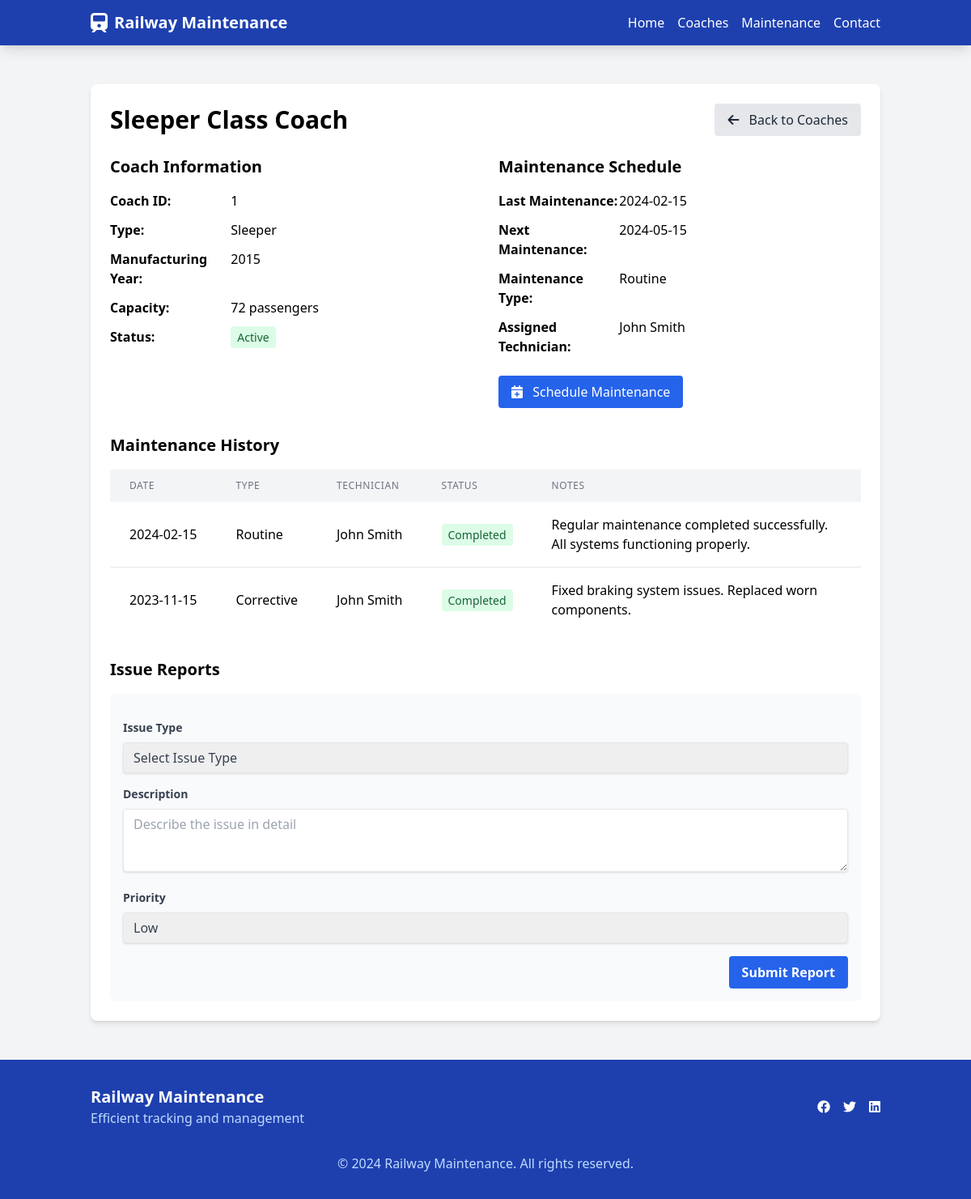
Before: /coach_details.php?id=1 with the older database file.
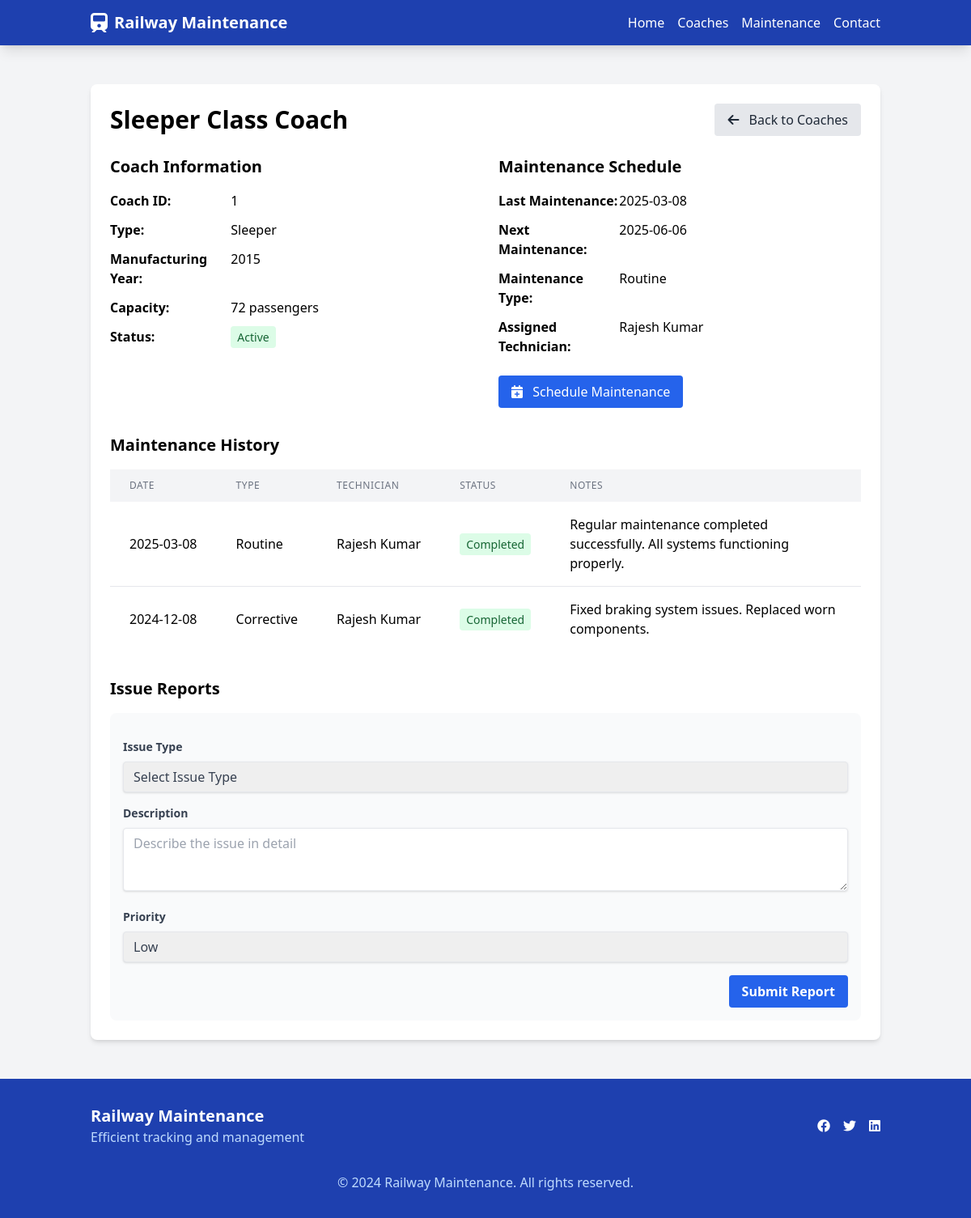
After: the same page with the newer database file.
### tables this page shows
CREATE TABLE IF NOT EXISTS coaches (
    id INT AUTO_INCREMENT PRIMARY KEY,
    name VARCHAR(100) NOT NULL,
    type VARCHAR(50) NOT NULL,
    manufacturing_year INT NOT NULL,
    capacity INT NOT NULL,
    status ENUM('Active', 'Maintenance', 'Retired') NOT NULL DEFAULT 'Active',
    last_maintenance DATE,
    next_maintenance DATE,
    maintenance_type VARCHAR(50),
    assigned_technician VARCHAR(100),
    created_at TIMESTAMP DEFAULT CURRENT_TIMESTAMP,
    updated_at TIMESTAMP DEFAULT CURRENT_TIMESTAMP ON UPDATE CURRENT_TIMESTAMP
);

CREATE TABLE IF NOT EXISTS maintenance_history (
    id INT AUTO_INCREMENT PRIMARY KEY,
    coach_id INT NOT NULL,
    maintenance_date DATE NOT NULL,
    maintenance_type VARCHAR(50) NOT NULL,
    technician VARCHAR(100) NOT NULL,
    status ENUM('Completed', 'Incomplete') NOT NULL,
    notes TEXT,
    created_at TIMESTAMP DEFAULT CURRENT_TIMESTAMP,
    FOREIGN KEY (coach_id) REFERENCES coaches(id) ON DELETE CASCADE
);

### coach_details.php (the view, shortened to what this page needs)
<?php
require_once "config.php";
$coach_id = isset($_GET['id']) ? intval($_GET['id']) : 0;
$coach_data = null;
if ($coach_id > 0) {
    $sql = "SELECT * FROM coaches WHERE id = ?";
    if ($stmt = mysqli_prepare($conn, $sql)) {
        mysqli_stmt_bind_param($stmt, "i", $coach_id);
        if (mysqli_stmt_execute($stmt)) {
            $result = mysqli_stmt_get_result($stmt);
            if (mysqli_num_rows($result) > 0) {
                $coach_data = mysqli_fetch_assoc($result);
            }
        }
    }
}
$maintenance_history = [];
$sql = "SELECT * FROM maintenance_history WHERE coach_id = ? ORDER BY maintenance_date DESC LIMIT 5";
if ($stmt = mysqli_prepare($conn, $sql)) {
    mysqli_stmt_bind_param($stmt, "i", $coach_id);
    if (mysqli_stmt_execute($stmt)) {
        $result = mysqli_stmt_get_result($stmt);
        while ($row = mysqli_fetch_assoc($result)) {
            $maintenance_history[] = $row;
        }
    }
}
?>
<!DOCTYPE html>
<html lang="en">
<head>
    <script src="https://cdn.tailwindcss.com"></script>
    <link href="https://cdnjs.cloudflare.com/ajax/libs/font-awesome/6.0.0/css/all.min.css" rel="stylesheet">
</head>
<body class="bg-gray-100">
    <nav class="bg-blue-800 text-white shadow-lg">
        <div class="container mx-auto px-6 py-3">
            <div class="flex items-center justify-between">
                <div class="flex items-center">
                    <a href="index.php" class="flex items-center">
                        <i class="fas fa-train text-2xl mr-2"></i>
                        <span class="text-xl font-bold">Railway Maintenance</span>
                    </a>
                </div>
                <div class="hidden md:flex items-center space-x-4">
                    <a href="index.php" class="hover:text-blue-200">Home</a>
                    <a href="index.php#coaches" class="hover:text-blue-200">Coaches</a>
                    <a href="index.php#maintenance" class="hover:text-blue-200">Maintenance</a>
                    <a href="index.php#contact" class="hover:text-blue-200">Contact</a>
                </div>
            </div>
        </div>
    </nav>
    <section class="py-12">
        <div class="container mx-auto px-6">
            <div class="bg-white rounded-lg shadow-md overflow-hidden">
                <div class="p-6">
                    <div class="flex justify-between items-center mb-6">
                        <h1 class="text-3xl font-bold"><?php echo htmlspecialchars($coach_data['name']); ?></h1>
                        <a href="index.php#coaches" class="bg-gray-200 text-gray-800 px-4 py-2 rounded hover:bg-gray-300">
                            <i class="fas fa-arrow-left mr-2"></i> Back to Coaches
                        </a>
                    </div>
                    <div class="grid grid-cols-1 md:grid-cols-2 gap-8 mb-8">
                        <div>
                            <h2 class="text-xl font-semibold mb-4">Coach Information</h2>
                            <div class="space-y-3">
                                <div class="flex">
                                    <span class="font-semibold w-1/3">Coach ID:</span>
                                    <span class="w-2/3"><?php echo htmlspecialchars($coach_data['id']); ?></span>
                                </div>
                                <div class="flex">
                                    <span class="font-semibold w-1/3">Type:</span>
                                    <span class="w-2/3"><?php echo htmlspecialchars($coach_data['type']); ?></span>
                                </div>
                                <div class="flex">
                                    <span class="font-semibold w-1/3">Manufacturing Year:</span>
                                    <span class="w-2/3"><?php echo htmlspecialchars($coach_data['manufacturing_year']); ?></span>
                                </div>
                                <div class="flex">
                                    <span class="font-semibold w-1/3">Capacity:</span>
                                    <span class="w-2/3"><?php echo htmlspecialchars($coach_data['capacity']); ?> passengers</span>
                                </div>
                                <div class="flex">
                                    <span class="font-semibold w-1/3">Status:</span>
                                    <span class="w-2/3">
                                        <span class="px-2 py-1 rounded text-sm <?php echo $coach_data['status'] === 'Active' ? 'bg-green-100 text-green-800' : 'bg-red-100 text-red-800'; ?>">
                                            <?php echo htmlspecialchars($coach_data['status']); ?>
                                        </span>
                                    </span>
                                </div>
                            </div>
                        </div>
                        <div>
                            <h2 class="text-xl font-semibold mb-4">Maintenance Schedule</h2>
                            <div class="space-y-3">
                                <div class="flex">
                                    <span class="font-semibold w-1/3">Last Maintenance:</span>
                                    <span class="w-2/3"><?php echo htmlspecialchars($coach_data['last_maintenance']); ?></span>
                                </div>
                                <div class="flex">
                                    <span class="font-semibold w-1/3">Next Maintenance:</span>
                                    <span class="w-2/3"><?php echo htmlspecialchars($coach_data['next_maintenance']); ?></span>
                                </div>
                                <div class="flex">
                                    <span class="font-semibold w-1/3">Maintenance Type:</span>
                                    <span class="w-2/3"><?php echo htmlspecialchars($coach_data['maintenance_type']); ?></span>
                                </div>
                                <div class="flex">
                                    <span class="font-semibold w-1/3">Assigned Technician:</span>
                                    <span class="w-2/3"><?php echo htmlspecialchars($coach_data['assigned_technician']); ?></span>
                                </div>
                            </div>
                            <div class="mt-6">
                                <button class="bg-blue-600 text-white px-4 py-2 rounded hover:bg-blue-700 schedule-maintenance-btn" data-coach-id="<?php echo $coach_id; ?>">
                                    <i class="fas fa-calendar-plus mr-2"></i> Schedule Maintenance
                                </button>
                            </div>
                        </div>
                    </div>
                    <div class="mb-8">
                        <h2 class="text-xl font-semibold mb-4">Maintenance History</h2>
                        <?php if (count($maintenance_history) > 0): ?>
                            <div class="overflow-x-auto">
                                <table class="min-w-full bg-white">
                                    <thead>
                                        <tr class="bg-gray-100">
                                            <th class="px-6 py-3 text-left text-xs font-medium text-gray-500 uppercase tracking-wider">Date</th>
                                            <th class="px-6 py-3 text-left text-xs font-medium text-gray-500 uppercase tracking-wider">Type</th>
                                            <th class="px-6 py-3 text-left text-xs font-medium text-gray-500 uppercase tracking-wider">Technician</th>
                                            <th class="px-6 py-3 text-left text-xs font-medium text-gray-500 uppercase tracking-wider">Status</th>
                                            <th class="px-6 py-3 text-left text-xs font-medium text-gray-500 uppercase tracking-wider">Notes</th>
                                        </tr>
                                    </thead>
                                    <tbody class="divide-y divide-gray-200">
                                        <?php foreach ($maintenance_history as $history): ?>
                                            <tr>
                                                <td class="px-6 py-4 whitespace-nowrap"><?php echo htmlspecialchars($history['maintenance_date']); ?></td>
                                                <td class="px-6 py-4 whitespace-nowrap"><?php echo htmlspecialchars($history['maintenance_type']); ?></td>
                                                <td class="px-6 py-4 whitespace-nowrap"><?php echo htmlspecialchars($history['technician']); ?></td>
                                                <td class="px-6 py-4 whitespace-nowrap">
                                                    <span class="px-2 py-1 rounded text-sm <?php echo $history['status'] === 'Completed' ? 'bg-green-100 text-green-800' : 'bg-yellow-100 text-yellow-800'; ?>">
                                                        <?php echo htmlspecialchars($history['status']); ?>
                                                    </span>
                                                </td>
                                                <td class="px-6 py-4"><?php echo htmlspecialchars($history['notes']); ?></td>
                                            </tr>
                                        <?php endforeach; ?>
                                    </tbody>
                                </table>
                            </div>
                        <?php else: ?>
                            <p class="text-gray-500">No maintenance history available.</p>
                        <?php endif; ?>
                    </div>
                    <div>
                        <h2 class="text-xl font-semibold mb-4">Issue Reports</h2>
                        <div class="bg-gray-50 p-4 rounded-lg">
                            <form id="issue-report-form" class="space-y-4">
                                <div>
                                    <label class="block text-gray-700 text-sm font-bold mb-2" for="issue-type">Issue Type</label>
                                    <select id="issue-type" name="issue_type" class="shadow appearance-none border rounded w-full py-2 px-3 text-gray-700 leading-tight focus:outline-none focus:shadow-outline">
                                        <option value="">Select Issue Type</option>
                                    </select>
                                </div>
                                <div>
                                    <label class="block text-gray-700 text-sm font-bold mb-2" for="issue-description">Description</label>
                                    <textarea id="issue-description" name="issue_description" class="shadow appearance-none border rounded w-full py-2 px-3 text-gray-700 leading-tight focus:outline-none focus:shadow-outline" rows="3" placeholder="Describe the issue in detail"></textarea>
                                </div>
                                <div>
                                    <label class="block text-gray-700 text-sm font-bold mb-2" for="priority">Priority</label>
                                    <select id="priority" name="priority" class="shadow appearance-none border rounded w-full py-2 px-3 text-gray-700 leading-tight focus:outline-none focus:shadow-outline">
                                        <option value="Low">Low</option>
                                    </select>
                                </div>
                                <div class="flex items-center justify-end">
                                    <button type="submit" class="bg-blue-600 text-white font-bold py-2 px-4 rounded hover:bg-blue-700 focus:outline-none focus:shadow-outline">
                                        Submit Report
                                    </button>
                                </div>
                            </form>
                        </div>
                    </div>
                </div>
            </div>
        </div>
    </section>
    <footer class="bg-blue-800 text-white py-8">
        <div class="container mx-auto px-6">
            <div class="flex flex-col md:flex-row justify-between items-center">
                <div class="mb-4 md:mb-0">
                    <h3 class="text-xl font-bold">Railway Maintenance</h3>
                    <p class="text-blue-200">Efficient tracking and management</p>
                </div>
                <div class="flex space-x-4">
                    <a href="#" class="hover:text-blue-200"><i class="fab fa-facebook"></i></a>
                    <a href="#" class="hover:text-blue-200"><i class="fab fa-twitter"></i></a>
                    <a href="#" class="hover:text-blue-200"><i class="fab fa-linkedin"></i></a>
                </div>
            </div>
            <div class="mt-8 text-center text-blue-200">
                <p>&copy; 2024 Railway Maintenance. All rights reserved.</p>
            </div>
        </div>
    </footer>
</body>
</html>

Changed rows visible on the page:
changed coaches "Sleeper Class Coach": last_maintenance "2024-02-15" → "2025-03-08"; next_maintenance "2024-05-15" → "2025-06-06"; assigned_technician "John Smith" → "Rajesh Kumar"
changed maintenance_history "Routine": maintenance_date "2024-02-15" → "2025-03-08"; technician "John Smith" → "Rajesh Kumar"
changed maintenance_history "Corrective": maintenance_date "2023-11-15" → "2024-12-08"; technician "John Smith" → "Rajesh Kumar"
